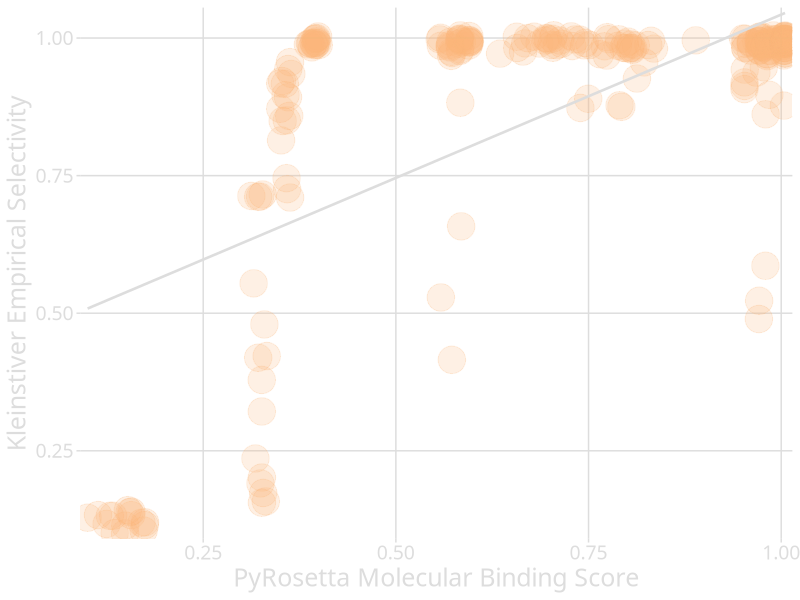
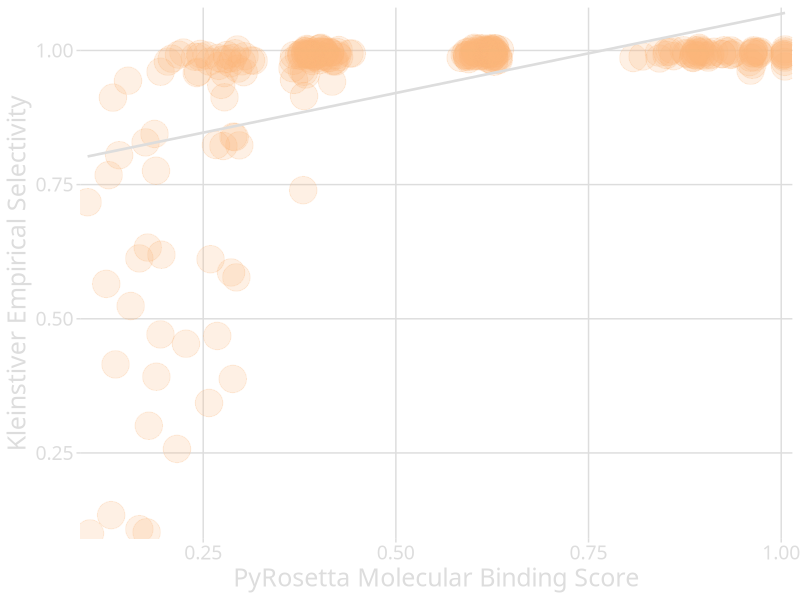

Recreate these plots in R, in order.
# Visualize the PAM selectivity data from PyRosetta molecular dynamics and
# Kleinstiver et al. (2015) experiments by plotting a scatter of the two scores
#
# This is the graphic used in the presentation and on the wiki, replacing the
# cluster-based graph on the poster
library(ggplot2)    # lib for plotting
library(plyr)       # lib to manipulate data frames

# The CSV contains 5 columns: the PAM sequence, then scores for 'wt' (NGG-
# binding) Cas9 from PyRosetta and Kleinstiver et al. and then scores for 'eqr'
# (NGAG-binding) Cas9, again from two sources.
pam.selectivity <- read.csv("./normalized_PAM_selectivity_scores.csv")

# Set up theme
scatter.theme <- theme(
  # Set up transparent background
  panel.background = element_blank(),
  plot.background = element_rect(fill = "transparent",colour = NA),
  # Set up axis
  axis.text = element_text(size = 14, colour ="#DDDDDD", family="Calibri"),
  axis.title.x =  element_text(size = 18, colour ="#DDDDDD", family="Calibri"),
  axis.title.y =  element_text(size = 18, colour ="#DDDDDD", family="Calibri"),
  axis.ticks = element_line(color="#DDDDDD"),
  # Set up text
  panel.grid.major.y = element_line(colour = "#DDDDDD"),
  panel.grid.minor.y = element_blank(),
  panel.grid.major.x = element_line(colour = "#DDDDDD"),
  panel.grid.minor.x = element_blank()
)


# Plot wild type
plot <- ggplot(pam.selectivity, aes(x=PyRosetta_wt, y=Kleinstiver_wt)) +
  geom_point(colour="#fbb67a33", size=9) +
  stat_smooth(method="lm", se=FALSE, colour="#DDDDDD", size=0.9) + 
  scale_y_continuous("Kleinstiver Empirical Selectivity", expand = c(0.005,0.005)) + 
  scale_x_continuous("PyRosetta Molecular Binding Score", expand = c(0.005,0.005)) + 
  scatter.theme
ggsave(file="scatter_PAM_selectivity.wt.svg", plot, width=6, height=4, bg="transparent")

plot <- ggplot(pam.selectivity, aes(x=PyRosetta_eqr, y=Kleinstiver_eqr)) +
  geom_point(colour="#fbb67a33", size=9) +
  stat_smooth(method="lm", se=FALSE, colour="#DDDDDD", size=0.9) + 
  scale_y_continuous("Kleinstiver Empirical Selectivity", expand = c(0.005,0.005)) + 
  scale_x_continuous("PyRosetta Molecular Binding Score", expand = c(0.005,0.005)) + 
  scatter.theme
ggsave(file="scatter_PAM_selectivity.eqr.svg", plot, width=6, height=4, bg="transparent")

# Check correlation with permutation (these stats were manually added to figures)
permute.cor <- function() {
  tmp <- data.frame( PyRosetta_wt=pam.selectivity$PyRosetta_wt,
                    Kleinstiver_wt=sample( pam.selectivity$Kleinstiver_wt ))
  cor(tmp$PyRosetta_wt, tmp$Kleinstiver_wt)
}
cor.permuted <- c( cor(pam.selectivity$PyRosetta_wt, pam.selectivity$Kleinstiver_wt), 
          replicate(9999, permute.cor()) )

cor.test(pam.selectivity$PyRosetta_wt, pam.selectivity$Kleinstiver_wt)

cor.test(pam.selectivity$PyRosetta_eqr, pam.selectivity$Kleinstiver_eqr)
cor.permuted <- c( cor(pam.selectivity$PyRosetta_eqr, pam.selectivity$Kleinstiver_eqr), 
                   replicate(9999, permute.cor()) )
